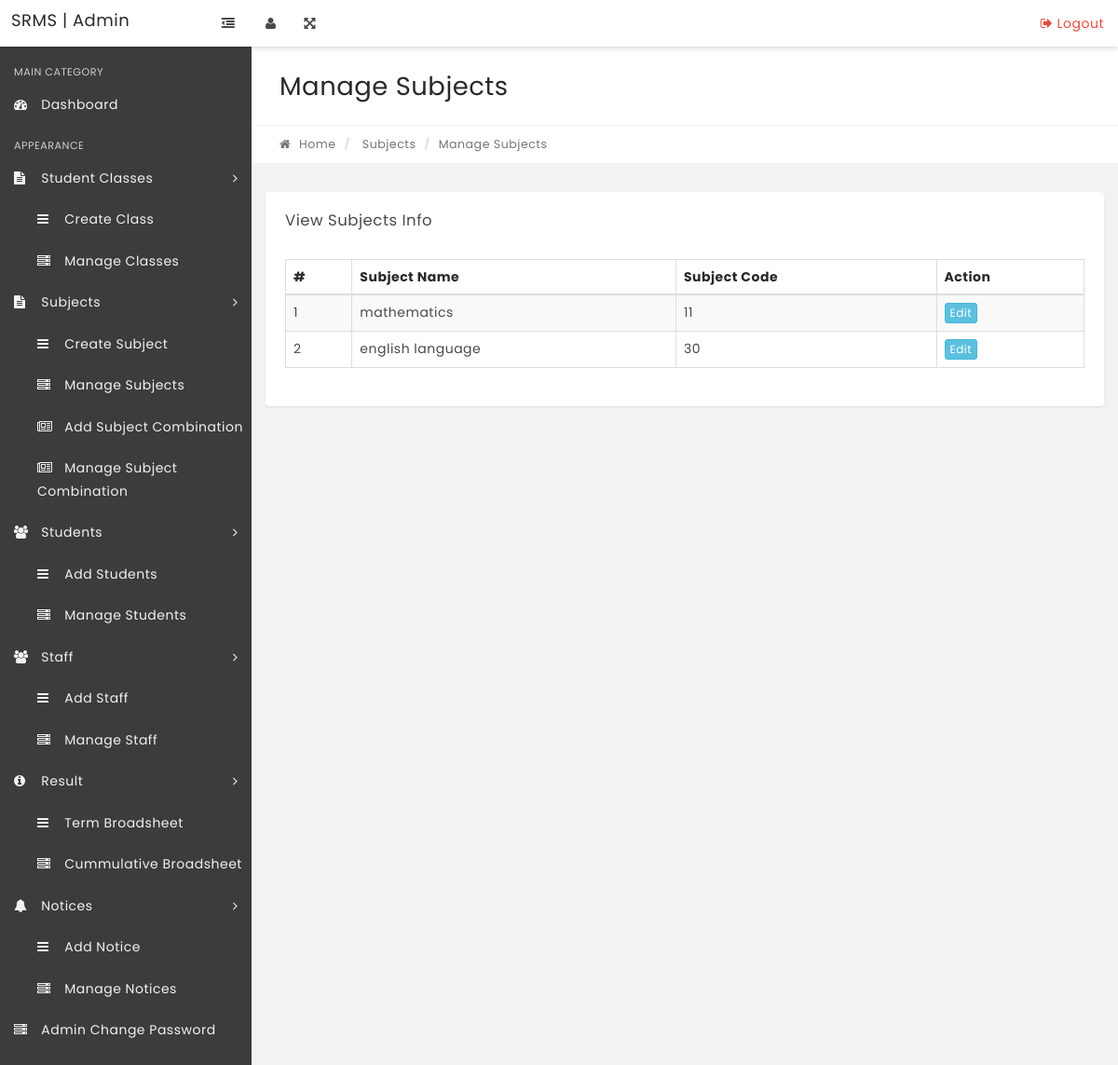
The page /RMP-admin/manage-subjects.php on the database its author committed.
### tables this page shows
CREATE TABLE `subjects` (
  `sub_id` int(11) NOT NULL,
  `subject` varchar(255) NOT NULL
);

### RMP-admin/manage-subjects.php (the view, shortened to what this page needs)
<?php session_start();
include('includes/config.php');
if(strlen($_SESSION['alogin'])=="")
{   header("Location: index.php");
}else{
?>
<!DOCTYPE html>
<html lang="en">
    <head>
        <link rel="stylesheet" href="css/bootstrap.min.css" media="screen" >
        <link rel="stylesheet" href="css/font-awesome.min.css" media="screen" >
        <link rel="stylesheet" href="css/animate-css/animate.min.css" media="screen" >
        <link rel="stylesheet" href="css/lobipanel/lobipanel.min.css" media="screen" >
        <link rel="stylesheet" href="css/prism/prism.css" media="screen" >
        <link rel="stylesheet" type="text/css" href="js/DataTables/datatables.min.css"/>
        <link rel="stylesheet" href="css/main.css" media="screen" >
    </head>
    <body class="top-navbar-fixed">
        <div class="main-wrapper">
   <?php include('includes/topbar.php');?>
            <div class="content-wrapper">
                <div class="content-container">
<?php include('includes/leftbar.php');?>
                    <div class="main-page">
                        <div class="container-fluid">
                            <div class="row page-title-div">
                                <div class="col-md-6">
                                    <h2 class="title">Manage Subjects</h2>
                                </div>
                            </div>
                            <div class="row breadcrumb-div">
                                <div class="col-md-6">
                                    <ul class="breadcrumb">
            							<li><a href="dashboard.php"><i class="fa fa-home"></i> Home</a></li>
                                        <li> Subjects</li>
            							<li class="active">Manage Subjects</li>
            						</ul>
                                </div>
                            </div>
                        </div>
                        <section class="section">
                            <div class="container-fluid">
                                <div class="row">
                                    <div class="col-md-12">
                                        <div class="panel">
                                            <div class="panel-heading">
                                                <div class="panel-title">
                                                    <h5>View Subjects Info</h5>
                                                </div>
                                            </div>
                                            <div class="panel-body p-20">
                                                <table id="example" class="display table table-striped table-bordered" cellspacing="0" width="100%">
                                                    <thead>
                                                        <tr>
                                                            <th>#</th>
                                                            <th>Subject Name</th>
                                                            <th>Subject Code</th>
                                                            <th>Action</th>
                                                        </tr>
                                                    </thead>
                                                    <tbody>
<?php $sql = "SELECT * from subjects";
$query = $dbh->prepare($sql);
$query->execute();
$results=$query->fetchAll(PDO::FETCH_OBJ);
$cnt=1;
if($query->rowCount() > 0)
{
foreach($results as $result)
{   ?>
<tr>
 <td><?php echo htmlentities($cnt);?></td>
                                                            <td><?php echo htmlentities($result->subject);?></td>
                                                            <td><?php echo htmlentities($result->sub_id);?></td>
<td>
<a href="edit-subject.php?subjectid=<?php echo htmlentities($result->sub_id);?>" class="btn btn-info btn-xs">Edit  </a>
</td>
</tr>
<?php $cnt=$cnt+1;}} ?>
                                                    </tbody>
                                                </table>
                                            </div>
                                        </div>
                                    </div>
                                                </div>
                                            </div>
                                        </div>
                                    </div>
                                </div>
                            </div>
    </body>
</html>
<?php } ?>

### rows shown on the page
subjects: subject "mathematics", sub_id "11"
subjects: subject "english language", sub_id "30"
